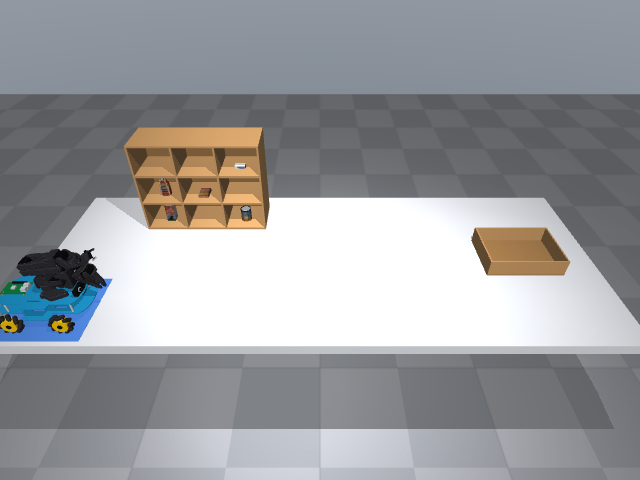
#> input picture overwatch/tests/fixtures/sim/00_start_overview.png, 640 x 480 px; its folder holds only this picture in this run
$ python -i presence.py   (imports and definitions only)
#> lines starting #> are read from the running program, lines starting #| are printed output that depends on the picture
#> further down, picture is the input picture: shape (480, 640, 3); mean B, G, R 157.9, 155.1, 153.4
"""Is the robot in view and moving? (the fallback when no tag is on the robot)

Frame-to-frame motion only, no reference picture: a robot-sized region that is moving means
"the robot is working", so the watch window opens. A camera being adjusted by hand moves the
WHOLE picture, which is rejected (that is not the robot). A person walking through is also
robot-sized: put the tag on the robot to tell them apart exactly.
"""

from __future__ import annotations

import cv2
import numpy as np

WORK_W = 160


class MotionPresence:
    def __init__(self, min_frac: float = 0.008, max_global_frac: float = 0.5, diff: int = 22,
                 need: int = 3, window: int = 8):
        self.min_frac, self.max_global_frac, self.diff = min_frac, max_global_frac, diff
        self.need, self.window = need, window
        self._prev: np.ndarray | None = None
        self._hist: list[bool] = []
        self.active = False

    def process(self, bgr: np.ndarray) -> bool:
        h, w = bgr.shape[:2]
#> h = 480; w = 640
        g = cv2.cvtColor(cv2.resize(bgr, (WORK_W, max(1, int(h * WORK_W / w))), interpolation=cv2.INTER_AREA),
                         cv2.COLOR_BGR2GRAY)
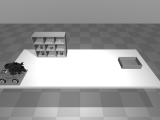
#> g: shape (120, 160); min 8, max 255, mean 155
        g = cv2.GaussianBlur(g, (5, 5), 0)
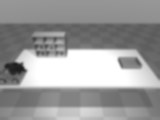
#> g: shape (120, 160); min 28, max 255, mean 155
        moving = False
        if self._prev is not None and self._prev.shape == g.shape:
            d = cv2.absdiff(g, self._prev)
            m = (d > self.diff).astype(np.uint8)
            m = cv2.morphologyEx(m, cv2.MORPH_OPEN, np.ones((3, 3), np.uint8))
            m = cv2.morphologyEx(m, cv2.MORPH_CLOSE, np.ones((5, 5), np.uint8))
            frac = float(m.sum()) / m.size
            if frac <= self.max_global_frac:                   # not the whole picture shifting
                n, _, stats, _ = cv2.connectedComponentsWithStats(m, connectivity=8)
                biggest = max((int(stats[i, cv2.CC_STAT_AREA]) for i in range(1, n)), default=0)
                moving = biggest / m.size >= self.min_frac
        self._prev = g
        self._hist = (self._hist + [moving])[-self.window:]
        self.active = sum(self._hist) >= self.need
        return self.active

>>> import cv2
>>> picture = cv2.imread('../../../tests/fixtures/sim/00_start_overview.png')
>>> result = MotionPresence().process(picture)
#> result = False
